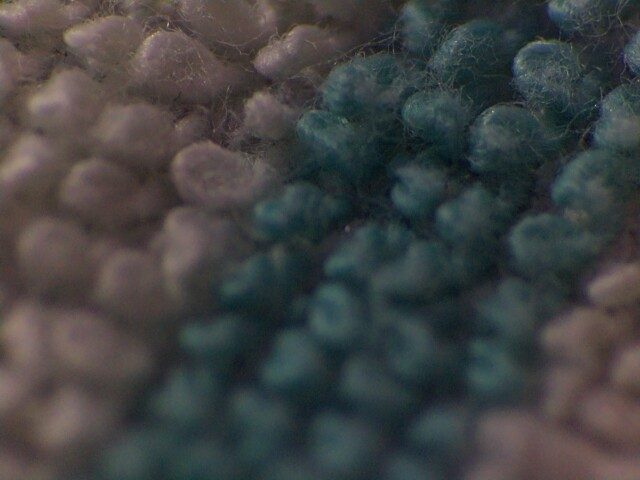
#> input picture capture/images/_20250706_183132.jpg, 640 x 480 px; its folder holds only this picture in this run
$ python -i feature_extractor.py   (imports and definitions only)   (older library calls are emulated)
#> lines starting #> are read from the running program, lines starting #| are printed output that depends on the picture; after the words box and inside, x2 and y2 are one past the last pixel; in counts of white or black regions, pixels touching at a corner belong together
### analysis/fractal_analysis.py

import numpy as np
import matplotlib.pyplot as plt
from scipy.signal import detrend
from scipy import stats

# ------------------------------------------
# Higuchi Fractal Dimension (HFD)
# ------------------------------------------
def higuchi_fd(signal, k_max=10):
    N = len(signal)
    Lk = []

    for k in range(1, k_max + 1):
        Lmk = []
        for m in range(k):
            Lm = 0
            n_max = int(np.floor((N - m - 1) / k))
            for i in range(1, n_max):
                Lm += abs(signal[m + i * k] - signal[m + (i - 1) * k])
            Lm = (Lm * (N - 1)) / (k * n_max * k)
            Lmk.append(Lm)
        Lk.append(np.mean(Lmk))

    lnLk = np.log(Lk)
    lnk = np.log(1.0 / np.arange(1, k_max + 1))

    # Linear regression to estimate slope = fractal dimension
    slope, intercept, r_value, p_value, std_err = stats.linregress(lnk, lnLk)
    return slope

# ------------------------------------------
# Katz Fractal Dimension (KFD)
# ------------------------------------------
def katz_fd(signal):
    L = np.sum(np.abs(np.diff(signal)))  # Total length
    d = np.max(np.abs(signal - signal[0]))  # Diameter
    n = len(signal)
    if d == 0 or n <= 1:
        return 0
    return np.log10(n) / (np.log10(n) + np.log10(d / L))

# ------------------------------------------
# Detrended Fluctuation Analysis (DFA)
# ------------------------------------------
def dfa_fd(signal, scale_min=4, scale_max=16):
    signal = np.array(signal)
    X = np.cumsum(signal - np.mean(signal))  # Integrated profile
    N = len(X)
    scales = np.arange(scale_min, min(scale_max + 1, N // 4))

    if len(scales) == 0:
        return 1.0  # Default value for very short signals

    F = []

    for s in scales:
        shape = (N // s, s)
        split = np.reshape(X[:shape[0] * s], shape)
        local_rms = []
        for segment in split:
            poly = np.polyfit(np.arange(s), segment, 1)  # Linear trend
            detrended = segment - np.polyval(poly, np.arange(s))
            local_rms.append(np.sqrt(np.mean(detrended ** 2)))
        F.append(np.mean(local_rms))

    if len(F) < 2:
        return 1.0

    log_scales = np.log(scales)
    log_F = np.log(F)

    # Linear regression to estimate slope = alpha (DFA exponent)
    slope, intercept, r_value, p_value, std_err = stats.linregress(log_scales, log_F)
    return slope

def dfa(signal, scale_min=4, scale_max=16):
    """Alias for backward compatibility"""
    return dfa_fd(signal, scale_min, scale_max)

### analysis/fractal_fitting.py
import numpy as np
import cv2
import matplotlib.pyplot as plt
import matplotlib.colors as mcolors
from scipy import optimize
from scipy.interpolate import griddata
import os
from datetime import datetime

class FractalSurfaceFitter:
    """
    Fits fractal surfaces to images and generates visualization overlays
    """

    def __init__(self):
        self.fitted_params = {}
        self.fractal_surface = None

    def fractional_brownian_motion_2d(self, shape, hurst=0.7, sigma=1.0, random_seed=None):
        """
        Generate 2D fractional Brownian motion surface

        Parameters:
        -----------
        shape : tuple
            (height, width) of the surface
        hurst : float
            Hurst exponent (0 < H < 1)
            H = 0.5: regular Brownian motion
            H > 0.5: persistent (smooth)
            H < 0.5: anti-persistent (rough)
        sigma : float
            Scaling factor for amplitude
        """
        if random_seed is not None:
            np.random.seed(random_seed)

        h, w = shape

        # Create frequency grid
        x_freq = np.fft.fftfreq(w, d=1.0)
        y_freq = np.fft.fftfreq(h, d=1.0)
        fx, fy = np.meshgrid(x_freq, y_freq)

        # Avoid division by zero at DC component
        f_mag = np.sqrt(fx**2 + fy**2)
        f_mag[0, 0] = 1.0  # Set DC to 1 to avoid division by zero

        # Generate power spectrum for fractional Brownian motion
        # Power spectrum ~ 1/f^(2H+1) for 2D fBm
        power_spectrum = 1.0 / (f_mag**(2*hurst + 1))
        power_spectrum[0, 0] = 0  # Set DC component to 0

        # Generate random phases
        random_phase = 2 * np.pi * np.random.random((h, w))

        # Create complex spectrum
        amplitude = np.sqrt(power_spectrum * sigma)
        complex_spectrum = amplitude * np.exp(1j * random_phase)

        # Ensure Hermitian symmetry for real output
        complex_spectrum = self._ensure_hermitian_symmetry(complex_spectrum)

        # Inverse FFT to get the surface
        surface = np.real(np.fft.ifft2(complex_spectrum))

        return surface

    def _ensure_hermitian_symmetry(self, spectrum):
        """Ensure the spectrum has Hermitian symmetry for real ifft output"""
        h, w = spectrum.shape

        # Make sure DC and Nyquist are real
        spectrum[0, 0] = np.real(spectrum[0, 0])
        if w % 2 == 0:
            spectrum[0, w//2] = np.real(spectrum[0, w//2])
        if h % 2 == 0:
            spectrum[h//2, 0] = np.real(spectrum[h//2, 0])
            if w % 2 == 0:
                spectrum[h//2, w//2] = np.real(spectrum[h//2, w//2])

        return spectrum

    def fit_fractal_surface(self, image, method='fBm'):
        """
        Fit a fractal surface model to the image

        Parameters:
        -----------
        image : np.ndarray
            Grayscale image to fit
        method : str
            Fractal fitting method ('fBm', 'multifractal')

        Returns:
        --------
        dict : Fitted parameters and goodness of fit
        """
        if method == 'fBm':
            return self._fit_fbm_surface(image)
        else:
            raise NotImplementedError(f"Method {method} not implemented")

    def _fit_fbm_surface(self, image):
        """
        Fit fractional Brownian motion parameters to image using radial power spectrum matching.

        This method estimates the Hurst exponent (H) and amplitude scaling (σ) by:
        1. Computing the radial average of the image's power spectrum
        2. Generating synthetic fBm surfaces with candidate parameters
        3. Optimizing the Pearson correlation between image and synthetic radial power spectra

        Parameters:
        -----------
        image : np.ndarray
            Grayscale image to fit

        Returns:
        --------
        dict : Fitted parameters including:
            - hurst_exponent: Hurst exponent H ∈ [0.1, 0.9]
            - amplitude_scaling: Amplitude scaling σ ∈ [0.1, 100.0]
            - fractal_spectrum_corr: Pearson correlation [-1, 1] between radial power spectra
            - fractal_spectrum_rmse: RMSE ≥ 0 between radial power spectra
            - fractal_equation: String representation of fitted fBm

        Optimization:
        ------------
        - Method: L-BFGS-B (bounded optimization)
        - Bounds: H ∈ [0.1, 0.9], σ ∈ [0.1, 100.0]
        - Initial guess: H=0.5, σ=1.0
        - Maximum iterations: 50

        Note:
        ----
        The correlation coefficient is Pearson correlation, not R².
        Correlation ∈ [-1, 1] indicates similarity of power spectrum shapes.
        """
        # Normalize image to zero mean
        image_normalized = image.astype(np.float64)
        image_normalized = image_normalized - np.mean(image_normalized)

        # Compute image power spectrum (for final RMSE calculation)
        image_fft = np.fft.fft2(image_normalized)
        image_power = np.abs(image_fft)**2
        image_radial = self._radial_average(image_power)

        # Define optimization function
        def objective_function(params):
            hurst, sigma = params

            # Constrain parameters to valid ranges
            hurst = np.clip(hurst, 0.1, 0.9)
            sigma = np.clip(sigma, 0.1, 100.0)

            try:
                # Generate synthetic fractal surface
                synthetic_surface = self.fractional_brownian_motion_2d(
                    image.shape, hurst=hurst, sigma=sigma, random_seed=42
                )

                # Normalize synthetic surface
                synthetic_surface = synthetic_surface - np.mean(synthetic_surface)

                # Compute similarity metrics
                # 1. Correlation between power spectra
                synth_fft = np.fft.fft2(synthetic_surface)
                synth_power = np.abs(synth_fft)**2

                # Radial average of power spectra
                synth_radial = self._radial_average(synth_power)

                # Correlation coefficient between radial power spectra
                # Use log scale for better matching of power law behavior
                log_image_radial = np.log(image_radial + 1e-10)
                log_synth_radial = np.log(synth_radial + 1e-10)
                correlation = np.corrcoef(log_image_radial, log_synth_radial)[0, 1]

                # Return negative correlation (for minimization)
                return -correlation if not np.isnan(correlation) else 1.0

            except Exception as e:
                return 1.0  # Return bad fit if error occurs

        # Initial guess and bounds
        initial_guess = [0.5, 1.0]  # [hurst, sigma]
        bounds = [(0.1, 0.9), (0.1, 100.0)]  # H ∈ [0.1, 0.9], σ ∈ [0.1, 100.0]

        try:
            # Optimize parameters
            result = optimize.minimize(
                objective_function,
                initial_guess,
                method='L-BFGS-B',
                bounds=bounds,
                options={'maxiter': 50}
            )

            fitted_hurst, fitted_sigma = result.x
            spectrum_corr = -result.fun  # Convert back to positive correlation

            # Generate the best-fit fractal surface
            self.fractal_surface = self.fractional_brownian_motion_2d(
                image.shape, hurst=fitted_hurst, sigma=fitted_sigma, random_seed=42
            )

            # Compute RMSE between radial power spectra
            synth_fft = np.fft.fft2(self.fractal_surface - np.mean(self.fractal_surface))
            synth_power = np.abs(synth_fft)**2
            synth_radial = self._radial_average(synth_power)

            # Normalize for RMSE computation
            log_image_radial = np.log(image_radial + 1e-10)
            log_synth_radial = np.log(synth_radial + 1e-10)
            spectrum_rmse = np.sqrt(np.mean((log_image_radial - log_synth_radial)**2))

            # Store fitted parameters
            self.fitted_params = {
                'fractal_type': 'fractional_brownian_motion',
                'hurst_exponent': round(fitted_hurst, 6),
                'amplitude_scaling': round(fitted_sigma, 6),
                'fractal_spectrum_corr': round(spectrum_corr, 6),
                'fractal_spectrum_rmse': round(spectrum_rmse, 6),
                'fractal_equation': f'fBm(H={fitted_hurst:.3f}, σ={fitted_sigma:.3f})',
                'fitting_success': result.success
            }

            return self.fitted_params

        except Exception as e:
            # Return default parameters if fitting fails
            self.fitted_params = {
                'fractal_type': 'fractional_brownian_motion',
                'hurst_exponent': 0.5,
                'amplitude_scaling': 1.0,
                'fractal_spectrum_corr': 0.0,
                'fractal_spectrum_rmse': 0.0,
                'fractal_equation': 'fBm(H=0.500, σ=1.000)',
                'fitting_success': False,
                'error': str(e)
            }

            # Generate default fractal surface
            self.fractal_surface = self.fractional_brownian_motion_2d(
                image.shape, hurst=0.5, sigma=1.0, random_seed=42
            )

            return self.fitted_params

    def _radial_average(self, power_spectrum):
        """
        Compute radial average of 2D power spectrum
        """
        h, w = power_spectrum.shape
        center_x, center_y = w // 2, h // 2

        # Create coordinate grids
        x = np.arange(w) - center_x
        y = np.arange(h) - center_y
        X, Y = np.meshgrid(x, y)

        # Compute radial distances
        R = np.sqrt(X**2 + Y**2)

        # Define radial bins
        r_max = min(center_x, center_y)
        r_bins = np.linspace(0, r_max, min(r_max, 50))

        # Compute radial average
        radial_profile = []
        for i in range(len(r_bins) - 1):
            mask = (R >= r_bins[i]) & (R < r_bins[i + 1])
            if np.any(mask):
                radial_profile.append(np.mean(power_spectrum[mask]))
            else:
                radial_profile.append(0)

        return np.array(radial_profile)

    def create_fractal_overlay(self, original_image, output_path, alpha=0.4, colormap='hot'):
        """
        Create visualization overlay of fitted fractal on original image

        Parameters:
        -----------
        original_image : np.ndarray
            Original grayscale image
        output_path : str
            Path to save the overlay image
        alpha : float
            Transparency of fractal overlay (0-1)
        colormap : str
            Matplotlib colormap for fractal visualization
        """
        try:
            os.makedirs(os.path.dirname(output_path), exist_ok=True)

            # Normalize images for visualization
            original_norm = cv2.normalize(original_image, None, 0, 255, cv2.NORM_MINMAX).astype(np.uint8)

            if self.fractal_surface is not None:
                fractal_norm = cv2.normalize(self.fractal_surface, None, 0, 255, cv2.NORM_MINMAX)
            else:
                # Generate default fractal if none exists
                fractal_norm = cv2.normalize(
                    self.fractional_brownian_motion_2d(original_image.shape, hurst=0.5, sigma=1.0),
                    None, 0, 255, cv2.NORM_MINMAX
                )

            # Create figure
            fig, axes = plt.subplots(1, 3, figsize=(15, 5))

            # Original image
            axes[0].imshow(original_norm, cmap='gray')
            axes[0].set_title('Original Image')
            axes[0].axis('off')

            # Fitted fractal surface
            im1 = axes[1].imshow(fractal_norm, cmap=colormap)
            axes[1].set_title(f'Fitted Fractal Surface\n{self.fitted_params.get("fractal_equation", "N/A")}')
            axes[1].axis('off')
            plt.colorbar(im1, ax=axes[1], shrink=0.8)

            # Overlay
            axes[2].imshow(original_norm, cmap='gray')
            overlay = axes[2].imshow(fractal_norm, cmap=colormap, alpha=alpha)
            axes[2].set_title(f'Fractal Overlay (α={alpha})\nSpectrum Corr: {self.fitted_params.get("fractal_spectrum_corr", 0):.3f}')
            axes[2].axis('off')

            # Add fractal parameters as text
            param_text = f"""Fractal Parameters:
• Hurst Exponent: {self.fitted_params.get('hurst_exponent', 'N/A')}
• Amplitude Scaling: {self.fitted_params.get('amplitude_scaling', 'N/A')}
• Equation: {self.fitted_params.get('fractal_equation', 'N/A')}
• Spectrum Corr: {self.fitted_params.get('fractal_spectrum_corr', 0):.4f}
• Spectrum RMSE: {self.fitted_params.get('fractal_spectrum_rmse', 0):.4f}"""

            plt.figtext(0.02, 0.02, param_text, fontsize=8,
                       bbox=dict(boxstyle="round,pad=0.3", facecolor="lightgray", alpha=0.8))

            plt.tight_layout()
            plt.savefig(output_path, dpi=150, bbox_inches='tight')
            plt.close()

            return True

        except Exception as e:
            print(f"Error creating fractal overlay: {e}")
            return False

    def get_fractal_parameters_for_csv(self):
        """
        Return fractal parameters formatted for CSV inclusion

        Returns:
        --------
        dict : Fractal parameters with keys:
            - fractal_equation: String representation
            - fractal_hurst_exponent: Hurst exponent H
            - fractal_amplitude_scaling: Amplitude scaling σ
            - fractal_spectrum_corr: Pearson correlation [-1, 1] (not R²)
            - fractal_spectrum_rmse: RMSE ≥ 0
            - fractal_fitting_success: Boolean indicating success
        """
        return {
            'fractal_equation': self.fitted_params.get('fractal_equation', ''),
            'fractal_hurst_exponent': self.fitted_params.get('hurst_exponent', 0.0),
            'fractal_amplitude_scaling': self.fitted_params.get('amplitude_scaling', 0.0),
            'fractal_spectrum_corr': self.fitted_params.get('fractal_spectrum_corr', 0.0),
            'fractal_spectrum_rmse': self.fitted_params.get('fractal_spectrum_rmse', 0.0),
            'fractal_fitting_success': self.fitted_params.get('fitting_success', False)
        }

# Convenience function for integration
def fit_and_visualize_fractal(image, image_path, output_dir="fractal_overlays"):
    """
    Complete fractal fitting and visualization pipeline

    Parameters:
    -----------
    image : np.ndarray
        Input grayscale image
    image_path : str
        Path to original image (for naming)
    output_dir : str
        Directory to save overlay visualizations

    Returns:
    --------
    tuple : (fractal_parameters_dict, overlay_image_path)
    """
    # Create fractal fitter
    fitter = FractalSurfaceFitter()

    # Fit fractal surface
    fractal_params = fitter.fit_fractal_surface(image)

    # Generate overlay visualization path
    base_name = os.path.splitext(os.path.basename(image_path))[0]
    timestamp = datetime.now().strftime("%Y%m%d_%H%M%S")
    overlay_filename = f"{base_name}_fractal_overlay_{timestamp}.png"
    overlay_path = os.path.join(output_dir, overlay_filename)

    # Create visualization
    success = fitter.create_fractal_overlay(image, overlay_path)

    # Get CSV-ready parameters
    csv_params = fitter.get_fractal_parameters_for_csv()
    csv_params['fractal_overlay_path'] = overlay_path if success else ""

    return csv_params, overlay_path if success else None

### analysis/feature_extractor.py
import cv2
import numpy as np
import pandas as pd
import os
from scipy.stats import entropy as scipy_entropy, skew, kurtosis
from skimage.filters import sobel, rank
from skimage.feature import canny, graycomatrix, graycoprops, local_binary_pattern
from skimage.morphology import disk, square
from skimage.measure import shannon_entropy
import pywt
import mahotas
from analysis.fractal_analysis import higuchi_fd, katz_fd, dfa_fd
from analysis.fractal_fitting import fit_and_visualize_fractal

def preprocess_image(img_path, resize_dim=(256, 256)):
    """Load and preprocess image for analysis"""
#> called with img_path = '../capture/images/_20250706_183132.jpg', resize_dim = (256, 256)
    img = cv2.imread(img_path, cv2.IMREAD_GRAYSCALE)
    if img is None:
        raise ValueError(f"Could not load image: {img_path}")
    img = cv2.resize(img, resize_dim)
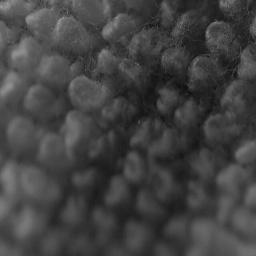
#> img: shape (256, 256); min 14, max 159, mean 66.1
    return img

def compute_basic_stats(image):
    """Compute basic statistical measures"""
    pixels = image.flatten()
    return {
        'mean_intensity': np.mean(pixels),
        'std_dev': np.std(pixels),
        'skewness': skew(pixels),
        'kurtosis': kurtosis(pixels),
        'range_intensity': np.max(pixels) - np.min(pixels),
        'min_intensity': np.min(pixels),
        'max_intensity': np.max(pixels)
    }

def compute_entropy_features(image):
    """
    Compute various entropy measures.

    Local entropy computed via rank.entropy with 9x9 square structuring element.
    Histogram bins=256, base=2, boundary handling='constant'.
    """
    hist = cv2.calcHist([image], [0], None, [256], [0, 256]).flatten()
#> hist = 256 values, max 1212 at index 64, min 0 at index 0, mean 256
    hist_prob = hist / hist.sum()
#> hist_prob = 256 values, max 0.0185 at index 64, min 0 at index 0, mean 0.00391
    hist_prob = hist_prob[hist_prob > 0]  # Remove zeros to avoid log(0)
#> hist_prob = 142 values, max 0.0185 at index 50, min 1.53e-05 at index 0, mean 0.00704

    # Compute local entropy using rank.entropy with 9x9 window
    try:
        # Convert to uint8 if needed
        if image.max() > 255:
            image_uint8 = (image / image.max() * 255).astype(np.uint8)
        elif image.max() <= 1.0:
            image_uint8 = (image * 255).astype(np.uint8)
        else:
            image_uint8 = image.astype(np.uint8)

        # Compute local entropy map with 9x9 square structuring element
        selem = square(9)
        local_entropy_map = rank.entropy(image_uint8, selem)
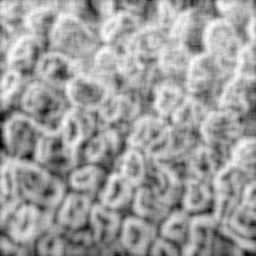
#> local_entropy_map: shape (256, 256) float64; min 2.25, max 5.67, mean 4.38; drawn with min black and max white
        entropy_local = np.mean(local_entropy_map)
#> entropy_local = 4.38
    except Exception as e:
        # Fallback to shannon entropy if rank.entropy fails
        entropy_local = shannon_entropy(image)

    return {
        'entropy_shannon': scipy_entropy(hist_prob, base=2),
        'entropy_local': entropy_local
    }

def compute_edge_features(image):
    """Compute edge and gradient-based features"""
    # Canny edge detection
    edges = canny(image / 255.0)
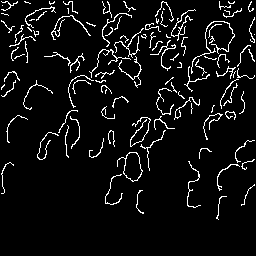
#> edges: shape (256, 256) bool; 6.2% white in thin lines or dots, all inside (x1, y1, x2, y2) = (1, 1, 255, 220)
    edge_density = np.sum(edges) / edges.size
#> edge_density = 0.0619

    # Sobel gradients
    grad_x = sobel(image, axis=1)
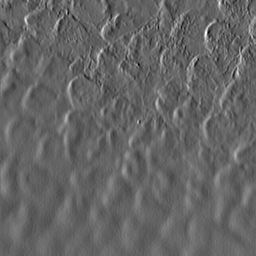
#> grad_x: shape (256, 256) float64; min -0.189, max 0.284, mean -0.000562; drawn with min black and max white
    grad_y = sobel(image, axis=0)
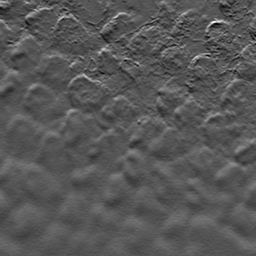
#> grad_y: shape (256, 256) float64; min -0.139, max 0.266, mean -0.000213; drawn with min black and max white
    grad_magnitude = np.sqrt(grad_x**2 + grad_y**2)

    # Edge orientation
    grad_orientation = np.arctan2(grad_y, grad_x)
#> (the rest of the program and of its run is left out)
